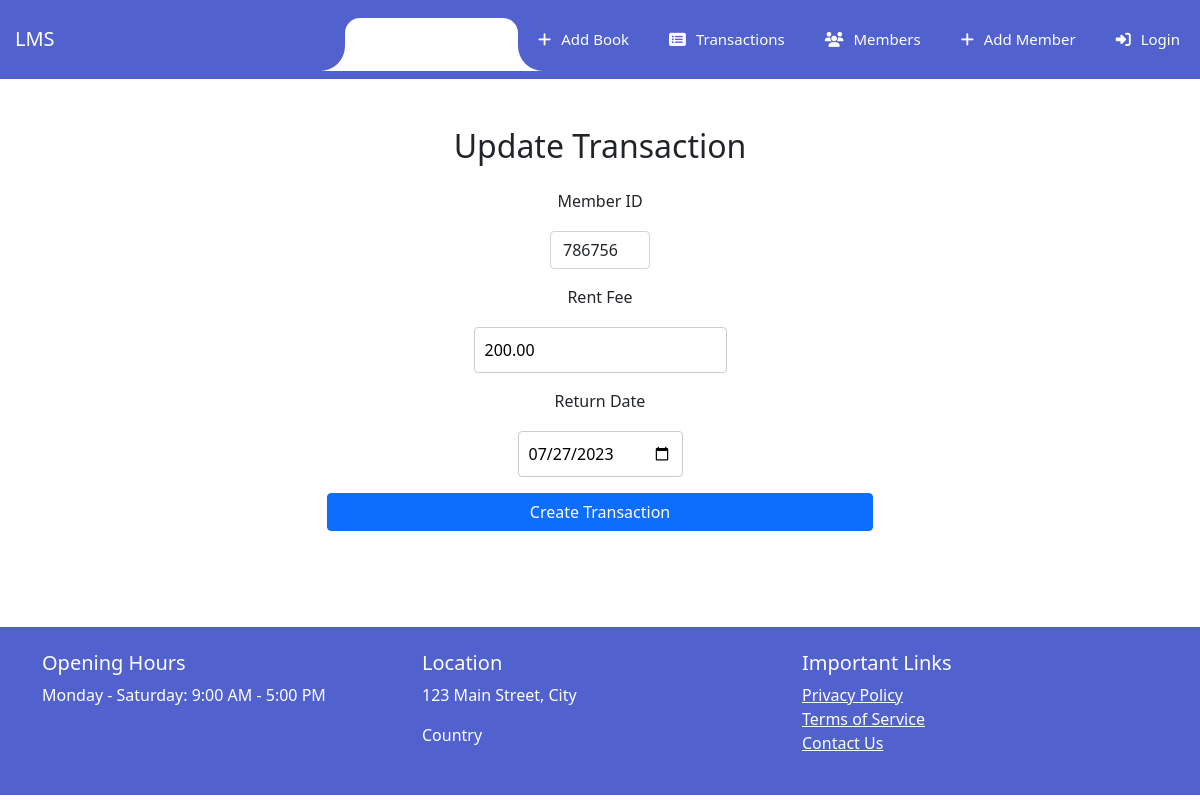
The app's page /update_transaction/7/ with its own data.
### library/models.py (models this page shows, shortened)
class Member(models.Model):
    member_id = models.IntegerField(unique=True)
    name = models.CharField(max_length=200)
    books_borrowed = models.ManyToManyField('Book', through='Transaction')
    outstanding_debt = models.DecimalField(max_digits=8, decimal_places=2, default=0)
    def __str__(self):
        return str(self.member_id)

class Transaction(models.Model):
    book = models.ForeignKey('Book', on_delete=models.CASCADE)
    member = models.ForeignKey(Member, on_delete=models.CASCADE, default=None)  # Set default value to None
    issue_date = models.DateField()
    return_date = models.DateField()
    is_returned = models.BooleanField(default=False)
    rent_fee = models.DecimalField(max_digits=8, decimal_places=2, default=200)

### library/views.py (the view)
# urls.py: path('update_transaction/<transaction_id>/', views.update_transaction, name="update_transaction"),
def update_transaction(request, transaction_id):
    transaction = get_object_or_404(Transaction, pk=transaction_id)
    if request.method == 'POST':
        form = TransactionForm(request.POST, instance=transaction)
        if form.is_valid():
            form.save()
            return redirect('transaction_list')
    else:
        form = TransactionForm(instance=transaction)
    return render(request, 'library/update_transaction.html', {'form': form})

### library/form.py
class TransactionForm(forms.ModelForm):
    return_date = forms.DateField(
        widget=forms.DateInput(attrs={'type': 'date'})
    )
    member = forms.ModelChoiceField(
        queryset=Member.objects.all(),  # Query all Member objects
        widget=forms.Select(attrs={'class': 'form-control'}),
        required=False,  # Set to False to make it optional in the form
    )
    class Meta:
        model = Transaction
        fields = ['member', 'rent_fee', 'return_date']

### library/templates/library/update_transaction.html (shortened to what this page needs)
{% extends 'library/base.html' %}
{% load static %}
{% block content %}
<div class="container mt-5">
  <h2 class="text-center mb-4">Update Transaction</h2>
  <form method="post" class="mt-4">
    <div class="row justify-content-center">
      <div class="col-md-6 text-center">
        <div class="form-group">
          <label for="id_member_id">Member ID</label>
          <div class="d-flex align-items-center">
            {{ form.member }}
          </div>
        </div>
        <div class="form-group">
          <label for="id_rent_fee">Rent Fee</label>
          <div>
            {{ form.rent_fee }}
          </div>
        </div>
        <div class="form-group">
          <label for="id_return_date">Return Date</label>
          <div>
            {{ form.return_date }}
          </div>
        </div>
        <button type="submit" class="btn btn-primary btn-block">Create Transaction</button>
      </div>
    </div>
  </form>
</div>
{% endblock %}

### static/css/home.css (style rules this page uses)
body { margin: 0; padding: 0; }

### static/css/header.css (style rules this page uses)
body { font-family: 'Roboto', sans-serif; }
* { margin: 0; padding: 0; }

### library/templates/library/update_transaction.html (style rules this page uses)
.form-group { display: flex; align-items: center; gap: 10px; flex-direction: column; }
input[type="text"], input[type="number"], input[type="date"] { width: 100%; padding: 10px; border: 1px solid #ccc; border-radius: 4px; box-sizing: border-box; }
select { width: 100%; padding: 10px; border: 1px solid #ccc; border-radius: 4px; box-sizing: border-box; }
.btn-block { width: 100%; }

### records on screen
Member: member "786756"
Transaction: rent_fee "200.00", return_date "07/27/2023"
